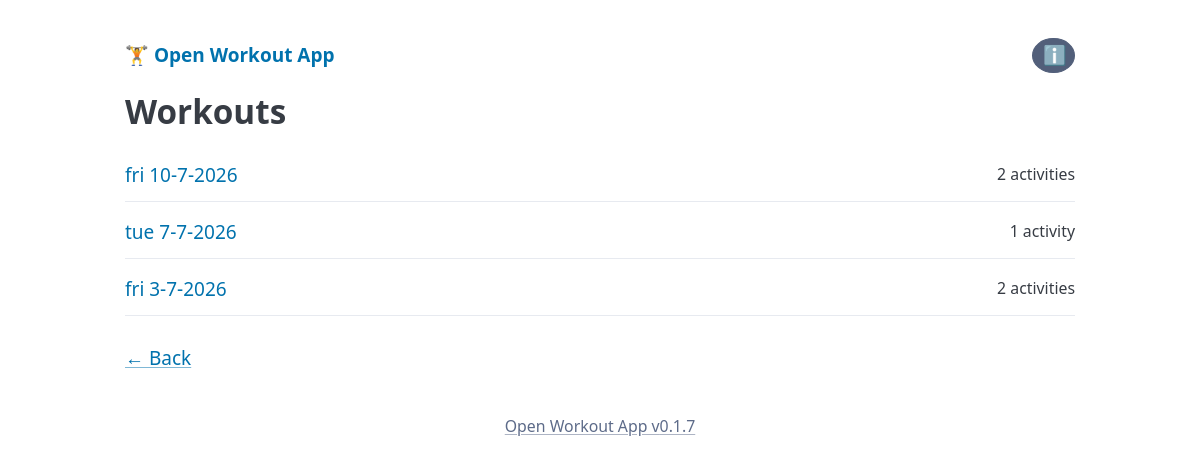
The page /workouts/ on the database its author committed.
### app/models.py (models this page shows)
class Workout(db.Model):
    __tablename__ = "workout"
    id = db.Column(db.Integer, primary_key=True)
    date = db.Column(db.Date, unique=True, nullable=False)
    comment = db.Column(db.Text, nullable=True)
    activities = db.relationship(
        "Activity",
        backref="workout",
        lazy=True,
        order_by="Activity.timestamp.desc()",
    )
    @property
    def label(self):
        weekday_name = self.date.strftime("%a").lower()
        return f"{weekday_name} {self.date.day}-{self.date.month}-{self.date.year}"

### app/routes/workouts.py (the view)
@bp.route("/")
def workouts_list():
    workouts = (
        Workout.query.filter((Workout.activities.any()) | (Workout.comment.isnot(None)))
        .order_by(Workout.date.desc())
        .all()
    )
    return render_template("workouts.html", workouts=workouts)

### app/__init__.py (called while the page is built)
def create_app():
    app = Flask(__name__)
    data_dir = os.environ.get("DATA_DIR", os.path.join(os.path.dirname(__file__), "data"))
    os.makedirs(data_dir, exist_ok=True)
    app.config["SQLALCHEMY_DATABASE_URI"] = "sqlite:///" + os.path.join(data_dir, "app.db")
    app.config["SQLALCHEMY_TRACK_MODIFICATIONS"] = False
    db.init_app(app)
    with app.app_context():
        db.create_all()
    for blueprint in ALL_BLUEPRINTS:
        app.register_blueprint(blueprint)
    @app.context_processor
    def inject_template_globals():
        return {"app_version": APP_VERSION, "today": date.today()}
    return app

### app/templates/workouts.html
{% extends 'base.html' %}
{% block content %}
<h2>Workouts</h2>
<ul class="plain">
{% for workout in workouts %}
<li class="list-item">
  <a href="{{ url_for('workouts.workout_detail', workout_id=workout.id) }}" style="flex:1;">
    {{ workout.label }}
  </a>
  <small>{{ workout.activities|length }} activit{{ 'y' if workout.activities|length == 1 else 'ies' }}</small>
</li>
{% else %}
<li><small>No workouts yet. Add an activity to create one.</small></li>
{% endfor %}
</ul>
<p style="margin-top:1.5rem;"><a href="{{ url_for('pages.index') }}">&larr; Back</a></p>
{% endblock %}

### app/templates/base.html (style rules this page uses)
.list-item { display: flex; justify-content: space-between; align-items: center; gap: .5rem; padding: .6rem 0; border-bottom: 1px solid var(--pico-muted-border-color); }
.list-item a { text-decoration: none; }
ul.plain { list-style: none; padding: 0; margin: 0; }

### rows shown on the page
Workout: label "fri 10-7-2026", activities|length "2", activities "ies"
Workout: label "tue 7-7-2026", activities|length "1", activities "y"
Workout: label "fri 3-7-2026", activities|length "2", activities "ies"

### other values the page prints
{{ app_version }} "0.1.7"
